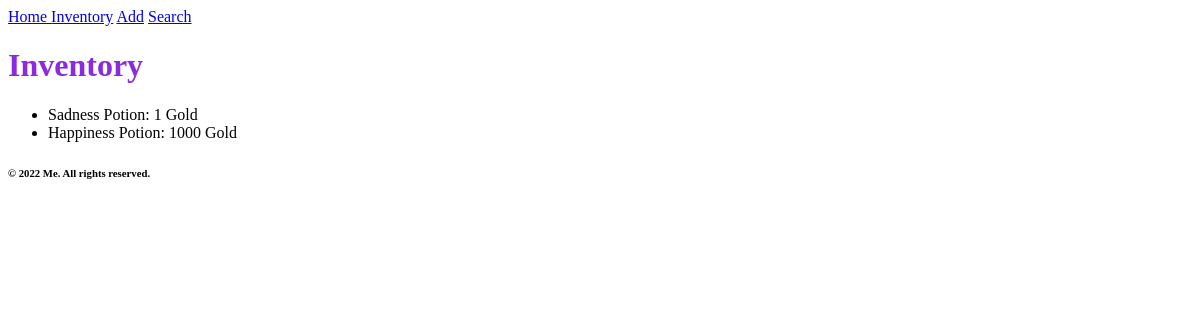
The page /inventory on the database as committed earlier.
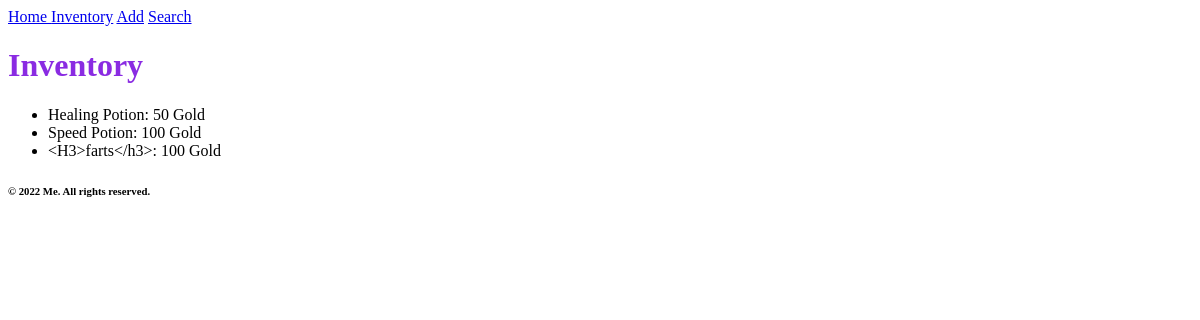
The same page on the database as committed later.
### model.py (models this page shows, shortened)
class Potion(db.Model):
    id = db.Column(db.Integer, primary_key=True)
    name = db.Column(db.String(60), unique=True, nullable=False)
    quantity = db.Column(db.Integer, nullable=False)
    price = db.Column(db.Integer, nullable=False)

### app.py (the view)
@app.route('/inventory')
def inventory():
    data = Potion.query.all()
    return render_template('inventory.html', title='Inventory', potions=data)

### templates/inventory.html
{% extends 'base.html' %}
{% block body %}
<h1>{{title}}</h1>
{% if potions %}
<ul>
{% for potion in potions %}
<li>{{potion.name | title }}: {{potion.price}} Gold</li>
{% endfor %}
</ul>
{% else %}
<p>Sorry. We are out of stock :(</p>
{% endif %}
{% endblock %}

### templates/base.html (shortened to what this page needs)
{% from 'macros.html' import navmenu with context %}
<!DOCTYPE html>
<html lang="en">
<head>
    <link rel="stylesheet" href="{{ url_for('static', filename='css/style.css') }}">
</head>
<body>
    {{ navmenu(title) }}
    {% block body %}{% endblock %}
    <h6>&copy; 2022 Me. All rights reserved. </h6>
</body>
</html>

### templates/macros.html
{% macro navmenu(current) %}
<nav>
    <a href="{{url_for('home')}}"> Home </a>
    <a href="{{url_for('inventory')}}">Inventory</a>
    <a href="{{url_for('create_potion')}}">Add</a>
    <a href="{{url_for('filter_items')}}">Search</a>
</nav>
{% endmacro %}

### static/css/style.css (style rules this page uses)
h1 { color: blueviolet; }

Rows that differ between the two databases and show on the page:
changed Potion: name "Sadness Potion" → "Healing Potion"; price "1" → "50"
changed Potion: name "Happiness Potion" → "Speed Potion"; price "1000" → "100"
added Potion: name "<H3>farts</h3>", price "100"
